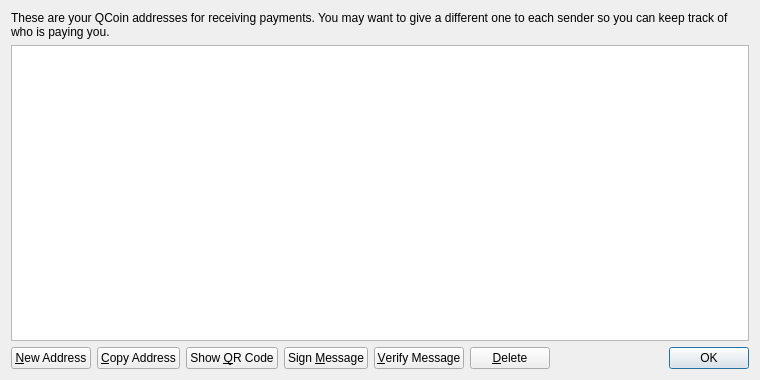
<?xml version="1.0" encoding="UTF-8"?>
<ui version="4.0">
 <class>AddressBookPage</class>
 <widget class="QWidget" name="AddressBookPage">
  <property name="geometry">
   <rect>
    <x>0</x>
    <y>0</y>
    <width>760</width>
    <height>380</height>
   </rect>
  </property>
  <property name="windowTitle">
   <string>Address Book</string>
  </property>
  <layout class="QVBoxLayout" name="verticalLayout">
   <item>
    <widget class="QLabel" name="labelExplanation">
     <property name="text">
      <string>These are your QCoin addresses for receiving payments. You may want to give a different one to each sender so you can keep track of who is paying you.</string>
     </property>
     <property name="textFormat">
      <enum>Qt::PlainText</enum>
     </property>
     <property name="wordWrap">
      <bool>true</bool>
     </property>
    </widget>
   </item>
   <item>
    <widget class="QTableView" name="tableView">
     <property name="contextMenuPolicy">
      <enum>Qt::CustomContextMenu</enum>
     </property>
     <property name="toolTip">
      <string>Double-click to edit address or label</string>
     </property>
     <property name="tabKeyNavigation">
      <bool>false</bool>
     </property>
     <property name="alternatingRowColors">
      <bool>true</bool>
     </property>
     <property name="selectionMode">
      <enum>QAbstractItemView::SingleSelection</enum>
     </property>
     <property name="selectionBehavior">
      <enum>QAbstractItemView::SelectRows</enum>
     </property>
     <property name="sortingEnabled">
      <bool>true</bool>
     </property>
     <attribute name="verticalHeaderVisible">
      <bool>false</bool>
     </attribute>
    </widget>
   </item>
   <item>
    <layout class="QHBoxLayout" name="horizontalLayout">
     <item>
      <widget class="QPushButton" name="newAddressButton">
       <property name="toolTip">
        <string>Create a new address</string>
       </property>
       <property name="text">
        <string>&amp;New Address</string>
       </property>
       <property name="icon">
        <iconset resource="../bitcoin.qrc">
         <normaloff>:/icons/add</normaloff>:/icons/add</iconset>
       </property>
      </widget>
     </item>
     <item>
      <widget class="QPushButton" name="copyToClipboard">
       <property name="toolTip">
        <string>Copy the currently selected address to the system clipboard</string>
       </property>
       <property name="text">
        <string>&amp;Copy Address</string>
       </property>
       <property name="icon">
        <iconset resource="../bitcoin.qrc">
         <normaloff>:/icons/editcopy</normaloff>:/icons/editcopy</iconset>
       </property>
      </widget>
     </item>
     <item>
      <widget class="QPushButton" name="showQRCode">
       <property name="text">
        <string>Show &amp;QR Code</string>
       </property>
       <property name="icon">
        <iconset resource="../bitcoin.qrc">
         <normaloff>:/icons/qrcode</normaloff>:/icons/qrcode</iconset>
       </property>
      </widget>
     </item>
     <item>
      <widget class="QPushButton" name="signMessage">
       <property name="toolTip">
        <string>Sign a message to prove you own a QCoin address</string>
       </property>
       <property name="text">
        <string>Sign &amp;Message</string>
       </property>
       <property name="icon">
        <iconset resource="../bitcoin.qrc">
         <normaloff>:/icons/edit</normaloff>:/icons/edit</iconset>
       </property>
      </widget>
     </item>
     <item>
      <widget class="QPushButton" name="verifyMessage">
       <property name="toolTip">
        <string>Verify a message to ensure it was signed with a specified QCoin address</string>
       </property>
       <property name="text">
        <string>&amp;Verify Message</string>
       </property>
       <property name="icon">
        <iconset resource="../bitcoin.qrc">
         <normaloff>:/icons/transaction_0</normaloff>:/icons/transaction_0</iconset>
       </property>
      </widget>
     </item>
     <item>
      <widget class="QPushButton" name="deleteButton">
       <property name="toolTip">
        <string>Delete the currently selected address from the list</string>
       </property>
       <property name="text">
        <string>&amp;Delete</string>
       </property>
       <property name="icon">
        <iconset resource="../bitcoin.qrc">
         <normaloff>:/icons/remove</normaloff>:/icons/remove</iconset>
       </property>
      </widget>
     </item>
     <item>
      <spacer name="horizontalSpacer">
       <property name="orientation">
        <enum>Qt::Horizontal</enum>
       </property>
       <property name="sizeHint" stdset="0">
        <size>
         <width>40</width>
         <height>20</height>
        </size>
       </property>
      </spacer>
     </item>
     <item>
      <widget class="QDialogButtonBox" name="buttonBox">
       <property name="sizePolicy">
        <sizepolicy hsizetype="Maximum" vsizetype="Fixed">
         <horstretch>0</horstretch>
         <verstretch>0</verstretch>
        </sizepolicy>
       </property>
       <property name="standardButtons">
        <set>QDialogButtonBox::Ok</set>
       </property>
      </widget>
     </item>
    </layout>
   </item>
  </layout>
 </widget>
 <resources>
  <include location="../bitcoin.qrc"/>
 </resources>
 <connections/>
</ui>
